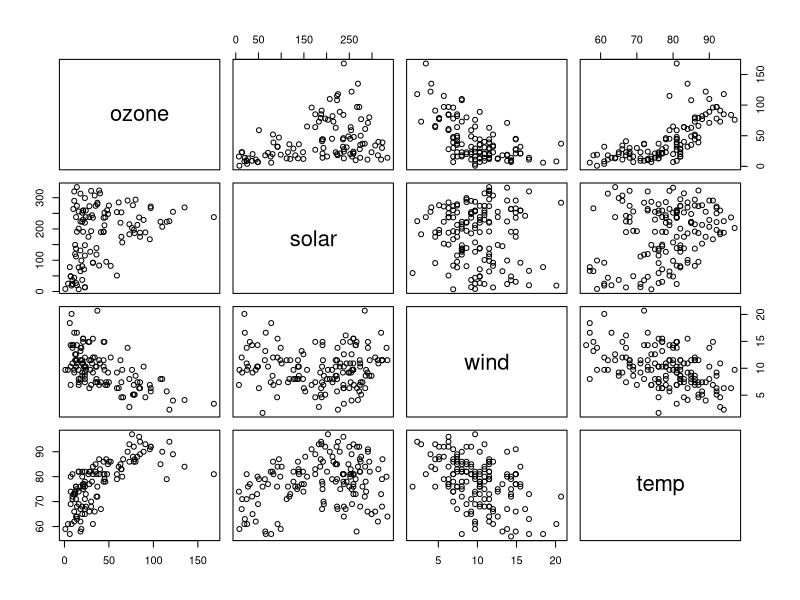

R code for this plot:
## ---- chunk 1
newdata<- data.frame(ozone = airquality$Ozone, solar = airquality$Solar.R, wind = airquality$Wind, temp = airquality$Temp)
head(newdata)
## ---- chunk 2
plot(newdata)
## ---- chunk 3
#correlation along with treating missing values
cor(newdata, use="pairwise.complete.obs")
## ---- chunk 4
r.values <- cor(newdata, use = "pairwise.complete.obs")
m1 <- lm(temp ~ ozone + solar + wind, data = newdata)
summary(m1)
## ---- chunk 5
#introducing interactions
m2 <- lm(temp ~ ozone * solar + wind, data = newdata)
summary(m2)
## ---- chunk 6
#introducing interactions
m3 <- lm(temp ~ ozone * solar * wind, data = newdata)
summary(m3)
